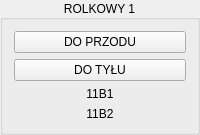
      <widget class="QGroupBox" name="groupBox_4">
       <property name="autoFillBackground">
        <bool>false</bool>
       </property>
       <property name="title">
        <string>ROLKOWY 1</string>
       </property>
       <property name="alignment">
        <set>Qt::AlignCenter</set>
       </property>
       <property name="flat">
        <bool>false</bool>
       </property>
       <property name="checkable">
        <bool>false</bool>
       </property>
       <layout class="QVBoxLayout" name="verticalLayout_7">
        <item>
         <layout class="QVBoxLayout" name="verticalLayout_8">
          <item>
           <widget class="QPushButton" name="pushButton_13">
            <property name="sizePolicy">
             <sizepolicy hsizetype="Minimum" vsizetype="Minimum">
              <horstretch>0</horstretch>
              <verstretch>0</verstretch>
             </sizepolicy>
            </property>
            <property name="whatsThis">
             <string>DB100.DBX1.0 toggle</string>
            </property>
            <property name="text">
             <string>DO PRZODU</string>
            </property>
            <property name="icon">
             <iconset>
              <normaloff>img/led_green_off.svg</normaloff>
              <normalon>img/led_green_on.svg</normalon>img/led_green_off.svg</iconset>
            </property>
            <property name="checkable">
             <bool>true</bool>
            </property>
            <property name="checked">
             <bool>false</bool>
            </property>
            <property name="autoRepeat">
             <bool>false</bool>
            </property>
            <property name="flat">
             <bool>false</bool>
            </property>
           </widget>
          </item>
          <item>
           <widget class="QPushButton" name="pushButton_14">
            <property name="sizePolicy">
             <sizepolicy hsizetype="Minimum" vsizetype="Minimum">
              <horstretch>0</horstretch>
              <verstretch>0</verstretch>
             </sizepolicy>
            </property>
            <property name="whatsThis">
             <string>DB100.DBX1.1 toggle</string>
            </property>
            <property name="text">
             <string>DO TYŁU</string>
            </property>
            <property name="icon">
             <iconset>
              <normaloff>img/led_green_off.svg</normaloff>
              <normalon>img/led_green_on.svg</normalon>img/led_green_off.svg</iconset>
            </property>
            <property name="checkable">
             <bool>true</bool>
            </property>
            <property name="checked">
             <bool>false</bool>
            </property>
            <property name="autoRepeat">
             <bool>false</bool>
            </property>
            <property name="flat">
             <bool>false</bool>
            </property>
           </widget>
          </item>
          <item>
           <widget class="QPushButton" name="pushButton_16">
            <property name="enabled">
             <bool>true</bool>
            </property>
            <property name="acceptDrops">
             <bool>false</bool>
            </property>
            <property name="whatsThis">
             <string>db100.dbx6.0</string>
            </property>
            <property name="styleSheet">
             <string notr="true">border: None</string>
            </property>
            <property name="text">
             <string>11B1</string>
            </property>
            <property name="icon">
             <iconset>
              <normaloff>img/led_green_off.svg</normaloff>
              <normalon>img/led_green_on.svg</normalon>img/led_green_off.svg</iconset>
            </property>
            <property name="iconSize">
             <size>
              <width>15</width>
              <height>15</height>
             </size>
            </property>
            <property name="checkable">
             <bool>true</bool>
            </property>
            <property name="checked">
             <bool>false</bool>
            </property>
            <property name="autoExclusive">
             <bool>false</bool>
            </property>
            <property name="default">
             <bool>false</bool>
            </property>
            <property name="flat">
             <bool>true</bool>
            </property>
           </widget>
          </item>
          <item>
           <widget class="QPushButton" name="pushButton_17">
            <property name="enabled">
             <bool>true</bool>
            </property>
            <property name="whatsThis">
             <string>db100.dbx6.1</string>
            </property>
            <property name="styleSheet">
             <string notr="true">border: None</string>
            </property>
            <property name="text">
             <string>11B2</string>
            </property>
            <property name="icon">
             <iconset>
              <normaloff>img/led_green_off.svg</normaloff>
              <normalon>img/led_green_on.svg</normalon>img/led_green_off.svg</iconset>
            </property>
            <property name="iconSize">
             <size>
              <width>15</width>
              <height>15</height>
             </size>
            </property>
            <property name="checkable">
             <bool>true</bool>
            </property>
            <property name="default">
             <bool>false</bool>
            </property>
            <property name="flat">
             <bool>true</bool>
            </property>
           </widget>
          </item>
         </layout>
        </item>
       </layout>
      </widget>
